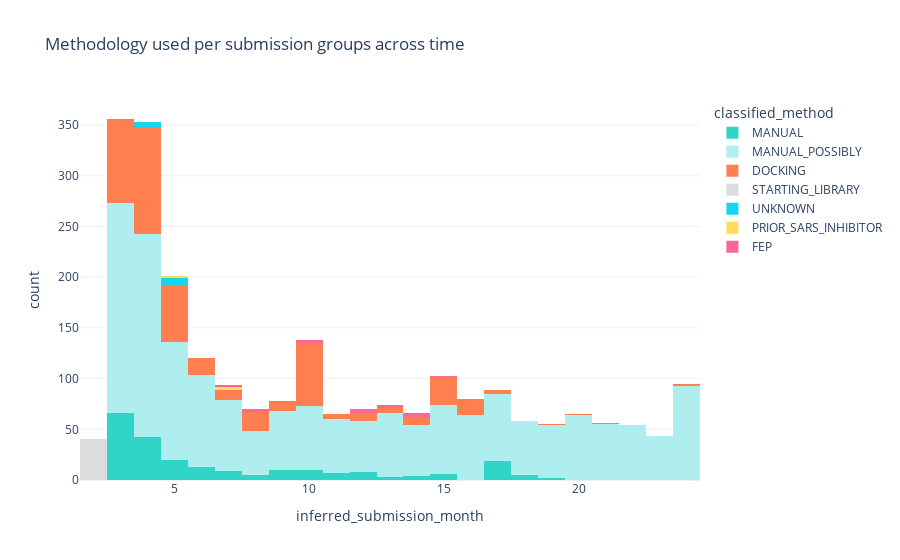

The cell this chart's notebook holds for it:
### Code cell
import plotly.express as px

fig = px.histogram(moonshot.drop_duplicates('CID_group'), 
                     'inferred_submission_month', 
                     color='classified_method',
                     color_discrete_map = {'DOCKING': '#ff7f50', 'MANUAL':'#30d5c8','MANUAL_POSSIBLY': '#afeeee',
                                           'PRIOR_SARS_INHIBITOR':'#ffdb58','STARTING_LIBRARY': 'gainsboro'},
                     title='Methodology used per submission groups across time',
                     template='plotly_white',
                    )
fig.write_image("methodology_time.svg", width=800, height=800, scale=2)
fig

### Figure 1 — Plotly figure (JSON) as saved in the notebook; plotly's stock layout.template omitted (floating-point values rounded to 4 significant figures; data arrays with more than 128 entries replaced by an {"elided": "..."} marker saying what was removed)
{"data": [{"alignmentgroup": "True", "bingroup": "x", "hovertemplate": "classified_method=MANUAL<br>inferred_submission_month=%{x}<br>count=%{y}<extra></extra>", "legendgroup": "MANUAL", "marker": {"color": "#30d5c8", "pattern": {"shape": ""}}, "name": "MANUAL", "offsetgroup": "MANUAL", "orientation": "v", "showlegend": true, "type": "histogram", "x": {"elided": "229 int values"}, "xaxis": "x", "yaxis": "y"}, {"alignmentgroup": "True", "bingroup": "x", "hovertemplate": "classified_method=MANUAL_POSSIBLY<br>inferred_submission_month=%{x}<br>count=%{y}<extra></extra>", "legendgroup": "MANUAL_POSSIBLY", "marker": {"color": "#afeeee", "pattern": {"shape": ""}}, "name": "MANUAL_POSSIBLY", "offsetgroup": "MANUAL_POSSIBLY", "orientation": "v", "showlegend": true, "type": "histogram", "x": {"elided": "1677 int values"}, "xaxis": "x", "yaxis": "y"}, {"alignmentgroup": "True", "bingroup": "x", "hovertemplate": "classified_method=DOCKING<br>inferred_submission_month=%{x}<br>count=%{y}<extra></extra>", "legendgroup": "DOCKING", "marker": {"color": "#ff7f50", "pattern": {"shape": ""}}, "name": "DOCKING", "offsetgroup": "DOCKING", "orientation": "v", "showlegend": true, "type": "histogram", "x": {"elided": "438 int values"}, "xaxis": "x", "yaxis": "y"}, {"alignmentgroup": "True", "bingroup": "x", "hovertemplate": "classified_method=STARTING_LIBRARY<br>inferred_submission_month=%{x}<br>count=%{y}<extra></extra>", "legendgroup": "STARTING_LIBRARY", "marker": {"color": "gainsboro", "pattern": {"shape": ""}}, "name": "STARTING_LIBRARY", "offsetgroup": "STARTING_LIBRARY", "orientation": "v", "showlegend": true, "type": "histogram", "x": [2, 2, 2, 2, 2, 2, 2, 2, 2, 2, 2, 2, 2, 2, 2, 2, 2, 2, 2, 2, 2, 2, 2, 2, 2, 2, 2, 2, 2, 2, 2, 2, 2, 2, 2, 2, 2, 2, 2, 2], "xaxis": "x", "yaxis": "y"}, {"alignmentgroup": "True", "bingroup": "x", "hovertemplate": "classified_method=UNKNOWN<br>inferred_submission_month=%{x}<br>count=%{y}<extra></extra>", "legendgroup": "UNKNOWN", "marker": {"color": "#19d3f3", "pattern": {"shape": ""}}, "name": "UNKNOWN", "offsetgroup": "UNKNOWN", "orientation": "v", "showlegend": true, "type": "histogram", "x": [4, 4, 4, 4, 4, 4, 5, 5, 5, 5, 5, 5, 5], "xaxis": "x", "yaxis": "y"}, {"alignmentgroup": "True", "bingroup": "x", "hovertemplate": "classified_method=PRIOR_SARS_INHIBITOR<br>inferred_submission_month=%{x}<br>count=%{y}<extra></extra>", "legendgroup": "PRIOR_SARS_INHIBITOR", "marker": {"color": "#ffdb58", "pattern": {"shape": ""}}, "name": "PRIOR_SARS_INHIBITOR", "offsetgroup": "PRIOR_SARS_INHIBITOR", "orientation": "v", "showlegend": true, "type": "histogram", "x": [5, 5, 7, 7, 7], "xaxis": "x", "yaxis": "y"}, {"alignmentgroup": "True", "bingroup": "x", "hovertemplate": "classified_method=FEP<br>inferred_submission_month=%{x}<br>count=%{y}<extra></extra>", "legendgroup": "FEP", "marker": {"color": "#FF6692", "pattern": {"shape": ""}}, "name": "FEP", "offsetgroup": "FEP", "orientation": "v", "showlegend": true, "type": "histogram", "x": [7, 7, 8, 8, 8, 9, 10, 10, 10, 12, 12, 12, 12, 13, 13, 13, 14, 14, 14, 14, 15], "xaxis": "x", "yaxis": "y"}], "layout": {"autosize": true, "barmode": "relative", "legend": {"title": {"text": "classified_method"}, "tracegroupgap": 0}, "title": {"text": "Methodology used per submission groups across time"}, "xaxis": {"anchor": "y", "autorange": true, "domain": [0, 1], "range": [1.5, 24.5], "title": {"text": "inferred_submission_month"}, "type": "linear"}, "yaxis": {"anchor": "x", "autorange": true, "domain": [0, 1], "range": [0, 374.7], "title": {"text": "count"}}}}
